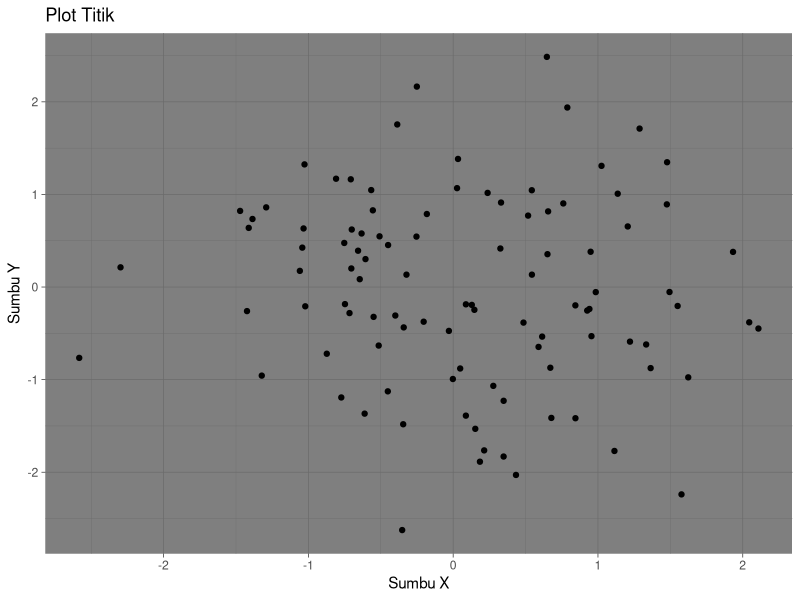
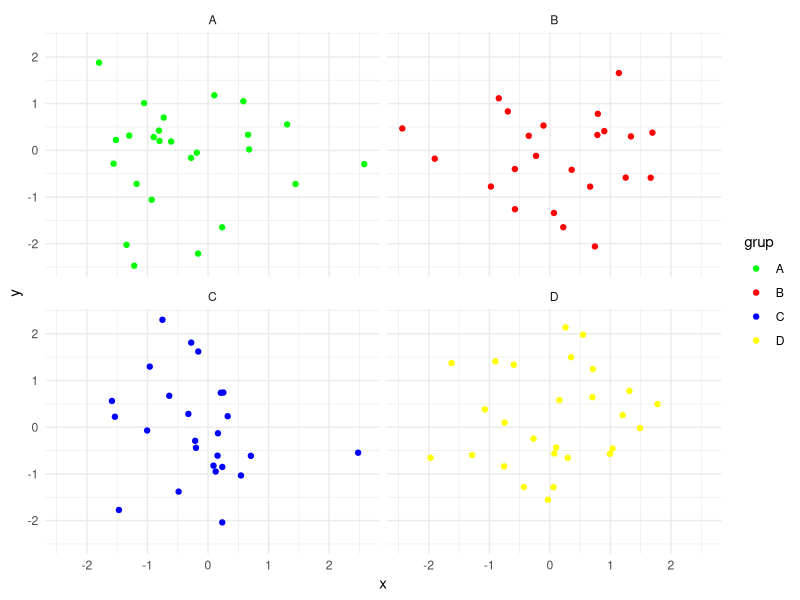
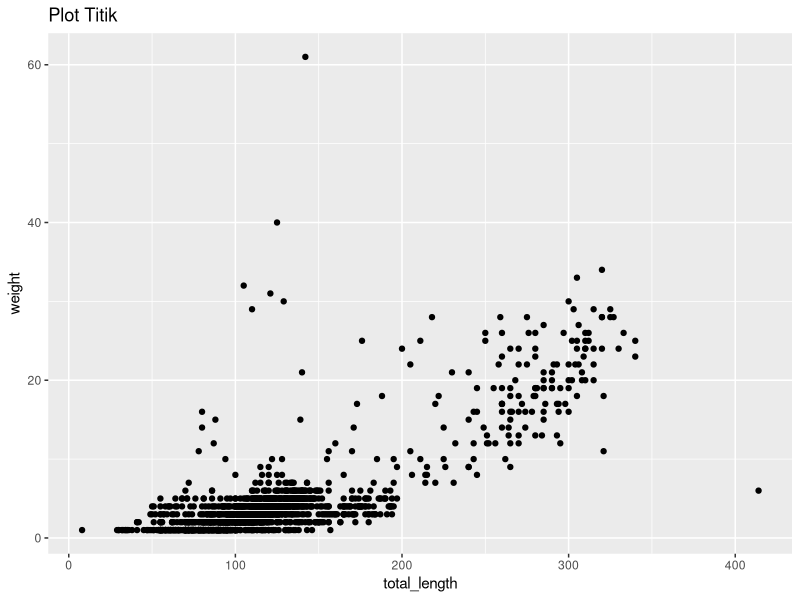
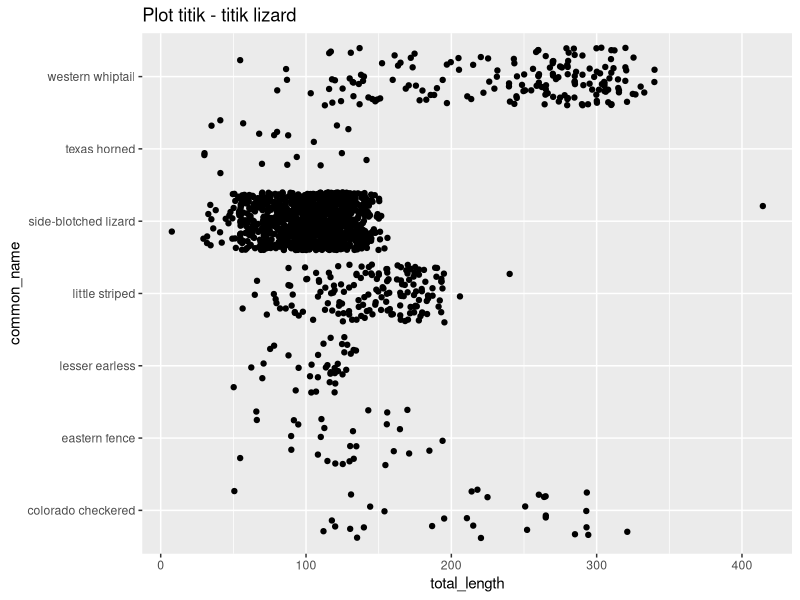

Recreate these plots in R, in order.
## ---- chunk 1
knitr::opts_chunk$set(echo = TRUE)
## ---- chunk 2
# memanggil library
library(ggplot2)
# membuat data dengan base R
data <- data.frame(x = rnorm(100), y = rnorm(100))
# membuat scotter plot
ggplot(data, aes(x = x, y = y)) + 
geom_point() + 
labs(title = "Plot Titik", x = "Sumbu X", y = "Sumbu Y") +
theme_dark()
## ---- chunk 3
# membuat data dengan base R
data <- data.frame(x = rnorm(100), y = rnorm(100), grup = sample(c("A","B","C","D"), 100, replace = TRUE))
# membuat scotter plot dengan warna berbeda setiap grupnya
ggplot(data, aes(x = x, y = y, color = grup)) +
  geom_point() +
  facet_wrap(~ grup) +
  scale_color_manual(values = c("A" = "green", "B" = "red", "C" = "blue", "D" = "yellow")) +
  theme_minimal()
## ---- chunk 4
# memanggil library
library(readr)
# membuat nama data dan memanggilnya sesuai nama file
iris_iris <- read_csv("iris - iris.csv")
# melihat data yang telah diberi nama
View(iris_iris)
## ---- chunk 5
library(readr)
lizard <- read_csv("lizards.csv")
View(lizard)
## ---- chunk 6
ggplot(lizard, aes(x = total_length , y = weight)) + 
geom_point() +
labs(title = "Plot Titik", x = "total_length" , y = "weight" )
## ---- chunk 7
ggplot(lizard, aes(x = total_length, y = common_name)) +
  geom_jitter() +
  labs(title = "Plot titik - titik lizard",x = "total_length", y = "common_name")
